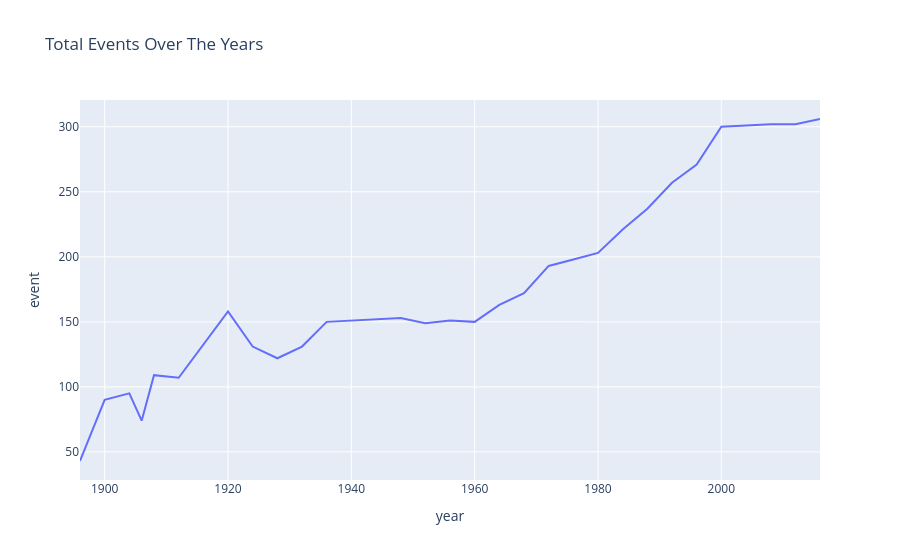

The cell this chart's notebook holds for it:
### Code cell
fig = px.line(events_over_time, x='year', y='event',
             title='Total Events Over The Years')
fig.show()

### Figure 1 — Plotly figure (JSON) as saved in the notebook; plotly's stock layout.template omitted (floating-point values rounded to 4 significant figures)
{"data": [{"hovertemplate": "year=%{x}<br>event=%{y}<extra></extra>", "legendgroup": "", "line": {"color": "#636efa", "dash": "solid"}, "marker": {"symbol": "circle"}, "mode": "lines", "name": "", "orientation": "v", "showlegend": false, "type": "scatter", "x": [1896, 1900, 1904, 1906, 1908, 1912, 1920, 1924, 1928, 1932, 1936, 1948, 1952, 1956, 1960, 1964, 1968, 1972, 1976, 1980, 1984, 1988, 1992, 1996, 2000, 2004, 2008, 2012, 2016], "xaxis": "x", "y": [43, 90, 95, 74, 109, 107, 158, 131, 122, 131, 150, 153, 149, 151, 150, 163, 172, 193, 198, 203, 221, 237, 257, 271, 300, 301, 302, 302, 306], "yaxis": "y"}], "layout": {"legend": {"tracegroupgap": 0}, "title": {"text": "Total Events Over The Years"}, "xaxis": {"anchor": "y", "domain": [0, 1], "title": {"text": "year"}}, "yaxis": {"anchor": "x", "domain": [0, 1], "title": {"text": "event"}}}}
